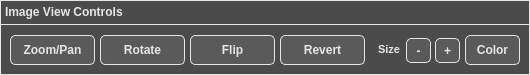
     <widget class="QFrame" name="ImageViewControlsFrame_C">
      <property name="geometry">
       <rect>
        <x>10</x>
        <y>590</y>
        <width>530</width>
        <height>75</height>
       </rect>
      </property>
      <property name="styleSheet">
       <string notr="true">QFrame { 
	background-color: #4b4b4b;
	border: 1px solid #e6e6e6; /* Border  */
}</string>
      </property>
      <property name="frameShape">
       <enum>QFrame::StyledPanel</enum>
      </property>
      <property name="frameShadow">
       <enum>QFrame::Raised</enum>
      </property>
      <widget class="QTextEdit" name="ImageViewFrameHeaderText_C">
       <property name="geometry">
        <rect>
         <x>0</x>
         <y>0</y>
         <width>530</width>
         <height>25</height>
        </rect>
       </property>
       <property name="font">
        <font>
         <pointsize>10</pointsize>
         <weight>75</weight>
         <bold>true</bold>
        </font>
       </property>
       <property name="styleSheet">
        <string notr="true">QTextEdit { 
	background-color: #4b4b4b;
	color: #e6e6e6; /* Text color */
	border: 1px solid #e6e6e6; /* Border  */
}</string>
       </property>
       <property name="verticalScrollBarPolicy">
        <enum>Qt::ScrollBarAlwaysOff</enum>
       </property>
       <property name="horizontalScrollBarPolicy">
        <enum>Qt::ScrollBarAlwaysOff</enum>
       </property>
       <property name="readOnly">
        <bool>true</bool>
       </property>
       <property name="html">
        <string>&lt;!DOCTYPE HTML PUBLIC &quot;-//W3C//DTD HTML 4.0//EN&quot; &quot;http://www.w3.org/TR/REC-html40/strict.dtd&quot;&gt;
&lt;html&gt;&lt;head&gt;&lt;meta name=&quot;qrichtext&quot; content=&quot;1&quot; /&gt;&lt;style type=&quot;text/css&quot;&gt;
p, li { white-space: pre-wrap; }
&lt;/style&gt;&lt;/head&gt;&lt;body style=&quot; font-family:'MS Shell Dlg 2'; font-size:10pt; font-weight:600; font-style:normal;&quot;&gt;
&lt;p style=&quot; margin-top:0px; margin-bottom:0px; margin-left:0px; margin-right:0px; -qt-block-indent:0; text-indent:0px;&quot;&gt;&lt;span style=&quot; font-size:9pt;&quot;&gt;Image View Controls&lt;/span&gt;&lt;/p&gt;&lt;/body&gt;&lt;/html&gt;</string>
       </property>
      </widget>
      <widget class="QPushButton" name="ZoomPanButton_C">
       <property name="geometry">
        <rect>
         <x>10</x>
         <y>35</y>
         <width>85</width>
         <height>30</height>
        </rect>
       </property>
       <property name="font">
        <font>
         <pointsize>9</pointsize>
         <weight>75</weight>
         <bold>true</bold>
        </font>
       </property>
       <property name="styleSheet">
        <string notr="true">QPushButton {
    background-color: #5a5a5a;
    color: #e6e6e6; /* Text color */
    border: 1px solid #e6e6e6; /* Border  */
    border-radius: 5px; /* Optional: Rounded corners */
    padding: 5px; /* Optional: Padding around text */
}

QPushButton:hover {
    background-color: #666f75; /* Grey-blue when hovered */
}

QPushButton:pressed {
    background-color: #7b8e9c; /* More blue when pressed */
}</string>
       </property>
       <property name="text">
        <string>Zoom/Pan</string>
       </property>
      </widget>
      <widget class="QPushButton" name="RotateButton_C">
       <property name="geometry">
        <rect>
         <x>100</x>
         <y>35</y>
         <width>85</width>
         <height>30</height>
        </rect>
       </property>
       <property name="font">
        <font>
         <pointsize>9</pointsize>
         <weight>75</weight>
         <bold>true</bold>
        </font>
       </property>
       <property name="styleSheet">
        <string notr="true">QPushButton {
    background-color: #5a5a5a;
    color: #e6e6e6; /* Text color */
    border: 1px solid #e6e6e6; /* Border  */
    border-radius: 5px; /* Optional: Rounded corners */
    padding: 5px; /* Optional: Padding around text */
}

QPushButton:hover {
    background-color: #666f75; /* Grey-blue when hovered */
}

QPushButton:pressed {
    background-color: #7b8e9c; /* More blue when pressed */
}</string>
       </property>
       <property name="text">
        <string>Rotate</string>
       </property>
      </widget>
      <widget class="QPushButton" name="RevertButton_C">
       <property name="geometry">
        <rect>
         <x>280</x>
         <y>35</y>
         <width>85</width>
         <height>30</height>
        </rect>
       </property>
       <property name="font">
        <font>
         <pointsize>9</pointsize>
         <weight>75</weight>
         <bold>true</bold>
        </font>
       </property>
       <property name="styleSheet">
        <string notr="true">QPushButton {
    background-color: #5a5a5a;
    color: #e6e6e6; /* Text color */
    border: 1px solid #e6e6e6; /* Border  */
    border-radius: 5px; /* Optional: Rounded corners */
    padding: 5px; /* Optional: Padding around text */
}

QPushButton:hover {
    background-color: #666f75; /* Grey-blue when hovered */
}

QPushButton:pressed {
    background-color: #7b8e9c; /* More blue when pressed */
}</string>
       </property>
       <property name="text">
        <string>Revert</string>
       </property>
      </widget>
      <widget class="QPushButton" name="FlipButton_C">
       <property name="geometry">
        <rect>
         <x>190</x>
         <y>35</y>
         <width>85</width>
         <height>30</height>
        </rect>
       </property>
       <property name="font">
        <font>
         <pointsize>9</pointsize>
         <weight>75</weight>
         <bold>true</bold>
        </font>
       </property>
       <property name="styleSheet">
        <string notr="true">QPushButton {
    background-color: #5a5a5a;
    color: #e6e6e6; /* Text color */
    border: 1px solid #e6e6e6; /* Border  */
    border-radius: 5px; /* Optional: Rounded corners */
    padding: 5px; /* Optional: Padding around text */
}

QPushButton:hover {
    background-color: #666f75; /* Grey-blue when hovered */
}

QPushButton:pressed {
    background-color: #7b8e9c; /* More blue when pressed */
}</string>
       </property>
       <property name="text">
        <string>Flip</string>
       </property>
      </widget>
      <widget class="QTextEdit" name="FiducialSizeText_C">
       <property name="geometry">
        <rect>
         <x>365</x>
         <y>38</y>
         <width>40</width>
         <height>30</height>
        </rect>
       </property>
       <property name="font">
        <font>
         <pointsize>10</pointsize>
        </font>
       </property>
       <property name="styleSheet">
        <string notr="true">QTextEdit { 
	background-color: #4b4b4b;
	color: #e6e6e6; /* Text color */
	border: 1px solid #4b4b4b; /* Border  */
    border-radius: 5px; /* Optional: Rounded corners */
}</string>
       </property>
       <property name="verticalScrollBarPolicy">
        <enum>Qt::ScrollBarAlwaysOff</enum>
       </property>
       <property name="horizontalScrollBarPolicy">
        <enum>Qt::ScrollBarAlwaysOff</enum>
       </property>
       <property name="readOnly">
        <bool>true</bool>
       </property>
       <property name="html">
        <string>&lt;!DOCTYPE HTML PUBLIC &quot;-//W3C//DTD HTML 4.0//EN&quot; &quot;http://www.w3.org/TR/REC-html40/strict.dtd&quot;&gt;
&lt;html&gt;&lt;head&gt;&lt;meta name=&quot;qrichtext&quot; content=&quot;1&quot; /&gt;&lt;style type=&quot;text/css&quot;&gt;
p, li { white-space: pre-wrap; }
&lt;/style&gt;&lt;/head&gt;&lt;body style=&quot; font-family:'MS Shell Dlg 2'; font-size:10pt; font-weight:400; font-style:normal;&quot;&gt;
&lt;p align=&quot;right&quot; style=&quot; margin-top:0px; margin-bottom:0px; margin-left:0px; margin-right:0px; -qt-block-indent:0; text-indent:0px;&quot;&gt;&lt;span style=&quot; font-size:8.25pt; font-weight:600;&quot;&gt;Size&lt;/span&gt;&lt;/p&gt;&lt;/body&gt;&lt;/html&gt;</string>
       </property>
      </widget>
      <widget class="QPushButton" name="ColorFiducialButton_C">
       <property name="geometry">
        <rect>
         <x>465</x>
         <y>35</y>
         <width>55</width>
         <height>30</height>
        </rect>
       </property>
       <property name="font">
        <font>
         <pointsize>9</pointsize>
         <weight>75</weight>
         <bold>true</bold>
        </font>
       </property>
       <property name="styleSheet">
        <string notr="true">QPushButton {
    background-color: #5a5a5a;
    color: #e6e6e6; /* Text color */
    border: 1px solid #e6e6e6; /* Border  */
    border-radius: 5px; /* Optional: Rounded corners */
    padding: 5px; /* Optional: Padding around text */
}

QPushButton:hover {
    background-color: #666f75; /* Grey-blue when hovered */
}

QPushButton:pressed {
    background-color: #7b8e9c; /* More blue when pressed */
}</string>
       </property>
       <property name="text">
        <string>Color</string>
       </property>
      </widget>
      <widget class="QPushButton" name="GrowFiducialButton_C">
       <property name="geometry">
        <rect>
         <x>435</x>
         <y>38</y>
         <width>25</width>
         <height>25</height>
        </rect>
       </property>
       <property name="font">
        <font>
         <pointsize>9</pointsize>
         <weight>75</weight>
         <bold>true</bold>
        </font>
       </property>
       <property name="styleSheet">
        <string notr="true">QPushButton {
    background-color: #5a5a5a;
    color: #e6e6e6; /* Text color */
    border: 1px solid #e6e6e6; /* Border  */
    border-radius: 5px; /* Optional: Rounded corners */
    padding: 5px; /* Optional: Padding around text */
}

QPushButton:hover {
    background-color: #666f75; /* Grey-blue when hovered */
}

QPushButton:pressed {
    background-color: #7b8e9c; /* More blue when pressed */
}</string>
       </property>
       <property name="text">
        <string>+</string>
       </property>
      </widget>
      <widget class="QPushButton" name="ShrinkFiducialButton_C">
       <property name="geometry">
        <rect>
         <x>406</x>
         <y>38</y>
         <width>25</width>
         <height>25</height>
        </rect>
       </property>
       <property name="font">
        <font>
         <pointsize>9</pointsize>
         <weight>75</weight>
         <bold>true</bold>
        </font>
       </property>
       <property name="styleSheet">
        <string notr="true">QPushButton {
    background-color: #5a5a5a;
    color: #e6e6e6; /* Text color */
    border: 1px solid #e6e6e6; /* Border  */
    border-radius: 5px; /* Optional: Rounded corners */
    padding: 5px; /* Optional: Padding around text */
}

QPushButton:hover {
    background-color: #666f75; /* Grey-blue when hovered */
}

QPushButton:pressed {
    background-color: #7b8e9c; /* More blue when pressed */
}</string>
       </property>
       <property name="text">
        <string>-</string>
       </property>
      </widget>
      <zorder>ImageViewFrameHeaderText_C</zorder>
      <zorder>ZoomPanButton_C</zorder>
      <zorder>RotateButton_C</zorder>
      <zorder>FlipButton_C</zorder>
      <zorder>FiducialSizeText_C</zorder>
      <zorder>ColorFiducialButton_C</zorder>
      <zorder>GrowFiducialButton_C</zorder>
      <zorder>ShrinkFiducialButton_C</zorder>
      <zorder>RevertButton_C</zorder>
     </widget>
